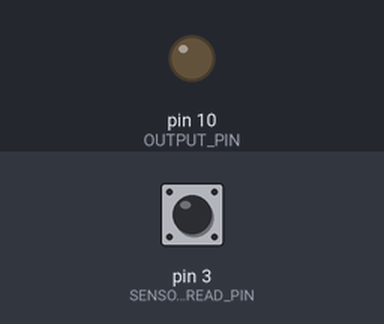
The sketch below on a simulated Arduino Uno, built with avr-gcc and run on an emulated ATmega328P. Shown: output pins drawn as LEDs (lit = HIGH). Dashed ring = blinking. The test bench sets the inputs (shaded band); at power-on: pin 3 (SENSOR_READ_PIN) HIGH. Pins used as bus, display or sensor lines are not drawn.

Above: at 1.2 s.
1.3 s: pin 3 (SENSOR_READ_PIN) pulsed LOW 2 times (0.12 s each, 0.3 s apart)
At 1.46 s:
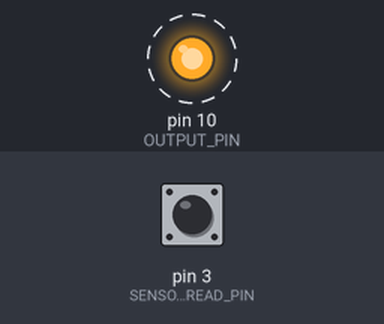
Timing chart, 0 to 4.3 s (numbered marks = the images above; inputs shaded):
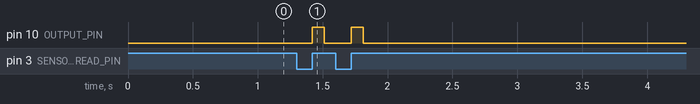

Measured:
- after the input at 1.3 s, pin 10 (OUTPUT_PIN): alternates HIGH for 0.09 s and LOW for 0.21 s, 4 changes in all, then stays LOW, starting after 0.12 s

The sketch:

Sensor.ino
```cpp
// Pin Definitions
const int SENSOR_TRIGGER_PIN = 2;  // Output pin to trigger sensor
const int SENSOR_READ_PIN = 3;     // Input pin to read sensor response
const int OUTPUT_PIN = 10;          // Control pin for output device
int filteredValue = 0;              // Stores filtered sensor reading

// Configuration Constants
const int ACTIVATION_THRESHOLD = 200;  // Threshold for output activation
const float FILTER_WEIGHT_PREVIOUS = 0.8;  // Weight for previous value in low-pass filter
const float FILTER_WEIGHT_CURRENT = 0.2;    // Weight for current reading in low-pass filter

void setup() {
  // Initialize pin modes
  pinMode(SENSOR_TRIGGER_PIN, OUTPUT);
  pinMode(SENSOR_READ_PIN, INPUT);
  pinMode(OUTPUT_PIN, OUTPUT);

  // Initialize serial communication for debugging
  Serial.begin(9600);
}

void loop() {
  int rawReading = 0;

  // Trigger sensor and measure response time
  digitalWrite(SENSOR_TRIGGER_PIN, HIGH);
  while (digitalRead(SENSOR_READ_PIN) != HIGH) {
    rawReading++;
  }
  digitalWrite(SENSOR_TRIGGER_PIN, LOW);

  // Print raw reading for debugging
  //Serial.print("Raw: ");
  //Serial.println(rawReading);

  // Apply low-pass filter to stabilize readings
  filteredValue = FILTER_WEIGHT_PREVIOUS * filteredValue + FILTER_WEIGHT_CURRENT * rawReading;

  // Print filtered value for debugging
  //Serial.print("Filtered: ");
  //Serial.println(filteredValue);

  // Control output based on threshold
  if (filteredValue > ACTIVATION_THRESHOLD) {
    digitalWrite(OUTPUT_PIN, HIGH);
    delay(5);  // Output activation duration
  } else {
    digitalWrite(OUTPUT_PIN, LOW);
  }

  delay(1);  // Short delay between readings
}
```
